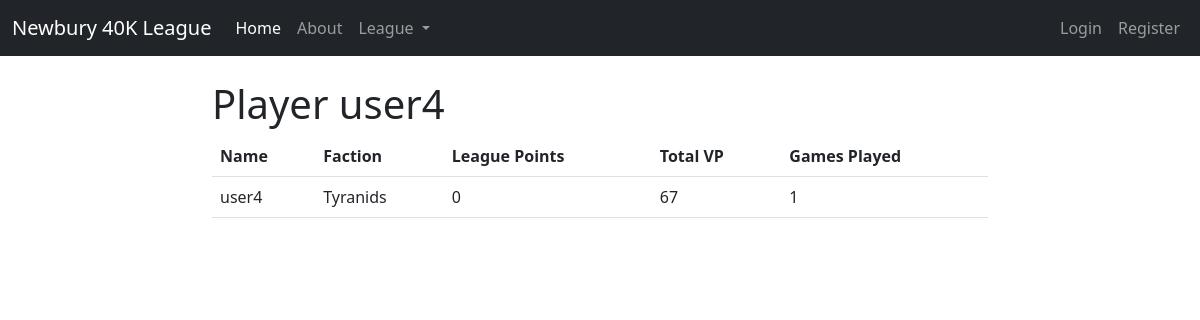
The page /player/5/ on the database its author committed.
### league/models.py (models this page shows, shortened)
class Player(models.Model):
    user = models.OneToOneField(User, on_delete=models.CASCADE)
    name = models.CharField(max_length=50)
    email = models.EmailField(max_length=100)
    faction = models.CharField(max_length=50)
    games_played = models.PositiveIntegerField(default=0)
    league_points = models.PositiveIntegerField(default=0)
    victory_points_tally = models.PositiveIntegerField(default=0)

### league/views.py (the view)
# urls.py: path('player/<int:pk>/', views.PlayerDetailView.as_view(), name="player-detail"),
class PlayerDetailView(DetailView):
    model = models.Player
    fields = ['name', 'faction', 'games_played', 'league_points', 'victory_points_tally']

### league/templates/league/player_detail.html (shortened to what this page needs)
{% extends 'league/base.html' %}
{% block content %}
<h1>Player {{object.name}}</h1>
    <table class="table">
        <thead>
          <tr>
            <th scope="col">Name</th>
            <th scope="col">Faction</th>
            <th scope="col">League Points</th>
            <th scope="col">Total VP</th>
            <th scope="col">Games Played</th>
          </tr>
        </thead>
        <tbody>
          <tr>
            <td>{{ object.name }}</td>
            <td>{{ object.faction }}</td>
            <td>{{ object.league_points }}</td>
            <td>{{ object.victory_points_tally }}</td>
            <td>{{ object.games_played }}</td>
          </tr>
        </tbody>
      </table>
{% endblock content %}

### rows shown on the page
Player: name "user4", faction "Tyranids", league_points "0", victory_points_tally "67", games_played "1"
